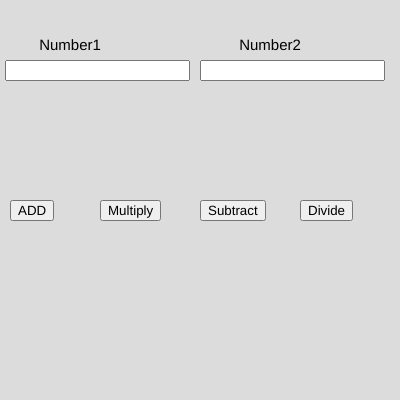
Frame 1 (no input)
Frame 60 (no input): identical to frame 1, image omitted
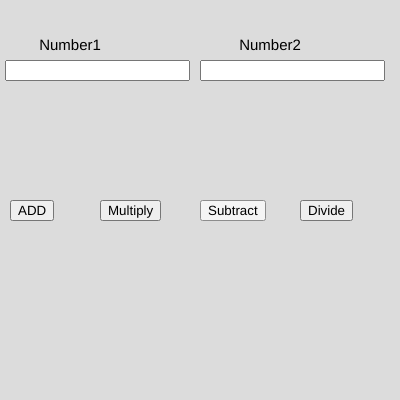
Frame 120 (the mouse pressed at the canvas centre since frame 60)

The p5.js sketch that drew these frames (run headless with seeded random() and noise() and a simulated clock; from frame 60 on, the mouse is pressed at the canvas centre):

// p5.js sketch
// ── sketch.js
var n1,n2;
var b1,b2,b3,b4;

function setup() {
  createCanvas(400, 400);
 
num1 = createInput() ;      
 num1.position(5,60)

 num2 = createInput() ;      
 num2.position(200,60);

b1=createButton("ADD");
b1.position(10,200);
b1.mousePressed(add);

b2=createButton("Multiply");
b2.position(100,200);
b2.mousePressed(mul);

b3=createButton("Subtract");
b3.position(200,200);
b3.mousePressed(sub);

b4=createButton("Divide");
b4.position(300,200);
b4.mousePressed(division);


textAlign(CENTER);
textSize(15);

}

function draw() {
  background(220);
  text("Number1",70,50);
  text("Number2",270,50);
  n1 = parseInt(num1.value());
  n2 = parseInt(num2.value());
}


function add(){
console.log(n1+n2);
}


function mul(){
  console.log(n1*n2);
}


  function sub(){
    console.log(n1-n2);
}

function division(){
  console.log(n1/n2);
  }
